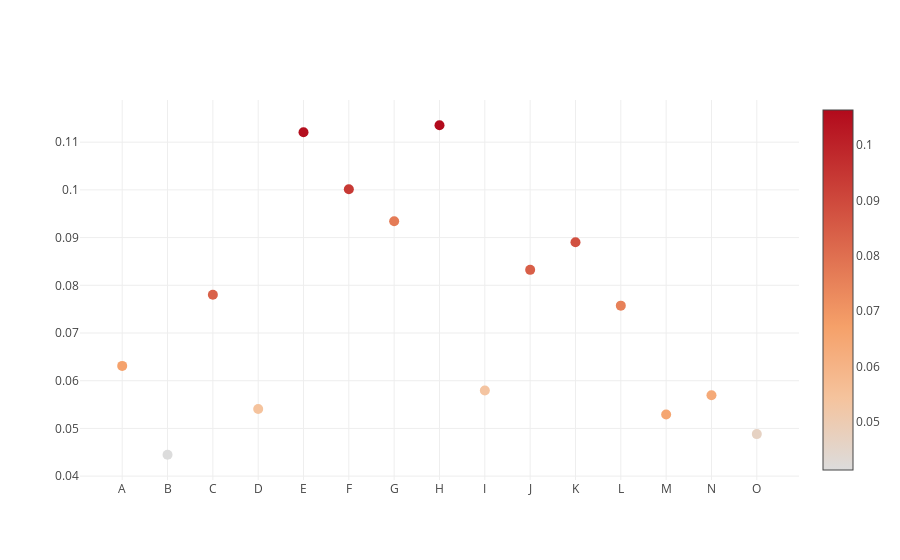

The cell this chart's notebook holds for it:
### Code cell
#error의 평균 및 std값 visualization
#Plotly PLot
import plotly.offline as py
import plotly.graph_objs as go
py.init_notebook_mode(connected=True)

x = summary.columns
y = summary.iloc[1,:]

c = summary.iloc[2,:]
# s = xy['E']  + 2 
data=[
    go.Scatter(x=x,y=y,
                mode = 'markers',
                marker = dict(
                size = 10,
                color= c,
                showscale=True
                ),
                )
]
layout=go.Layout()
figure=go.Figure(data=data,layout=layout)
py.iplot(figure)

### Figure 1 — Plotly figure (JSON) as saved in the notebook; plotly's stock layout.template omitted (floating-point values rounded to 4 significant figures)
{"data": [{"marker": {"color": [0.06651, 0.04132, 0.08364, 0.0543, 0.1052, 0.09418, 0.07703, 0.1064, 0.05356, 0.08418, 0.08809, 0.07531, 0.06522, 0.06353, 0.04657], "showscale": true, "size": 10}, "mode": "markers", "type": "scatter", "uid": "8d7aa128-e252-11e8-8a65-28c63ff40a91", "x": ["A", "B", "C", "D", "E", "F", "G", "H", "I", "J", "K", "L", "M", "N", "O"], "y": [0.06311, 0.04449, 0.07801, 0.05409, 0.1121, 0.1001, 0.09341, 0.1135, 0.05796, 0.08324, 0.08901, 0.07573, 0.05291, 0.05696, 0.04881]}], "layout": {}}
